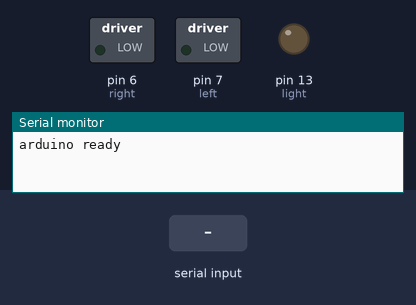
Simulated run of this sketch. Board: Arduino Uno, built with avr-gcc and run on an emulated ATmega328P. Shown: switched loads named in the sketch (green lamp = pin HIGH), output pins drawn as LEDs (lit = HIGH), the last lines printed to the serial monitor. The inputs (shaded band) are chosen by the test bench.

Above: at 1.2 s.
1.3 s: "bvf\n" received over Serial
At 2.5 s:
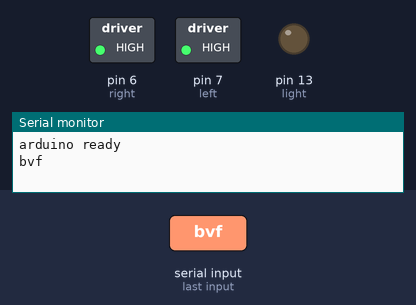
2.8 s: "bvl\n" received over Serial
At 3.6 s:
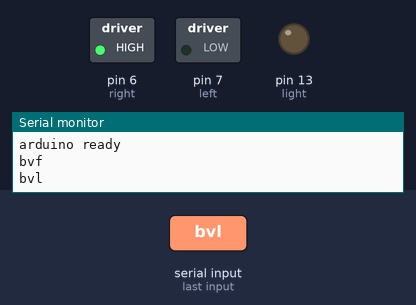
4.3 s: "evf\n" received over Serial
At 4.8 s:
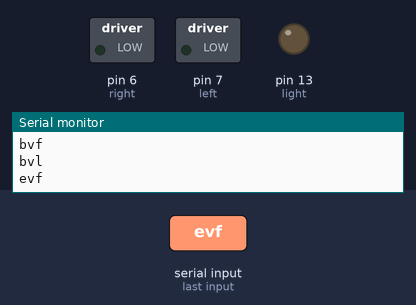
5.8 s: "bvr\n" received over Serial
At 7.1 s:
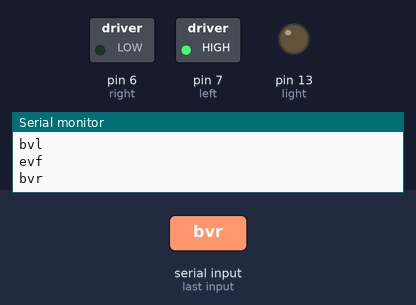
Timing chart, 0 to 8.3 s (numbered marks = the images above; inputs shaded):
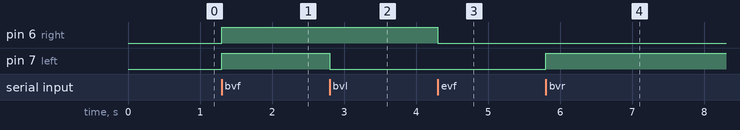

The sketch:

amigo.ino
```cpp
/*
 * relay:
 * COM = bat +
 * NO  = to the motor +
 *
 * motor - = bat -
*/

//string to hold the incoming stuff
String incoming = "";

//whether or not the string is complete yet
boolean completestring = false;

//the light is on pin 13
byte light = 13;
byte left = 7;
byte right = 6;
byte forward = 0;

void setup()
{
     Serial.begin(115200);  //set the port speed, default to 8 data bits, no parity, 1 stop bit
     pinMode(light,OUTPUT);
     pinMode(left,OUTPUT);
     pinMode(right,OUTPUT);

     //turn off the light
     digitalWrite(light,LOW);

     Serial.println("arduino ready");
}

/*
 * bvf - go forward
 * evf - end forward
 * bvl - go left
 * evl - end left
 * bvr - go right
 * evr - end right
 */

void loop()
{
     //check to see if we have a complete string yet
     if(completestring)
     {
          //repeat back out the entire completed string
          if (incoming == "bvf")
          {
               //turn the relay on
               digitalWrite(left,HIGH);
               digitalWrite(right,HIGH);
               forward = 1;
          }
          else if (incoming == "evf")
          {
               digitalWrite(left,LOW);
               digitalWrite(right,LOW);
               forward = 0;
          }
          else if (incoming == "bvl")
          {
               if (forward == 1)
               {
                    digitalWrite(left,LOW);
               }
               else
               {
                    digitalWrite(right,HIGH);
               }
          }
          else if (incoming == "evl")
          {
               if (forward == 1)
               {
                    digitalWrite(left,HIGH);
               }
               else
               {
                    digitalWrite(right,LOW);
               }
          }
          else if(incoming == "bvr")
          {
               if (forward == 1)
               {
                    digitalWrite(right,LOW);
               }
               else
               {
                    digitalWrite(left,HIGH);
               }
          }
          else if(incoming == "evr")
          {
               if (forward == 1)
               {
                    digitalWrite(right,HIGH);
               }
               else
               {
                    digitalWrite(left,LOW);
               }
          }
          Serial.println(incoming);
          //clear the string now
          incoming = "";
          //completestring is now false
          completestring = false;
     }
}

//this gets called after the loop has executed, and if there
//is serial data in the buffer
void serialEvent()
{
     while(Serial.available() > 0)
     {
          char inchar = (char)Serial.read();
          //check to see if we get a newline, if so, the string is
          //complete and its time for the loop() to do something
          //but don't add the \n to the string
          if (inchar == '\n')
          {
               completestring = true;
          }
          //otherwise, add the incoming character to the string
          else
          {
               incoming = incoming + inchar;
          }
     }
}
```

Measured:
- after the input at 1.3 s, pin 6 (right), pin 7 (left): LOW → HIGH at once
- after the input at 2.8 s, pin 7 (left): HIGH → LOW at once
- after the input at 4.3 s, pin 6 (right): HIGH → LOW at once
- after the input at 5.8 s, pin 7 (left): LOW → HIGH at once
